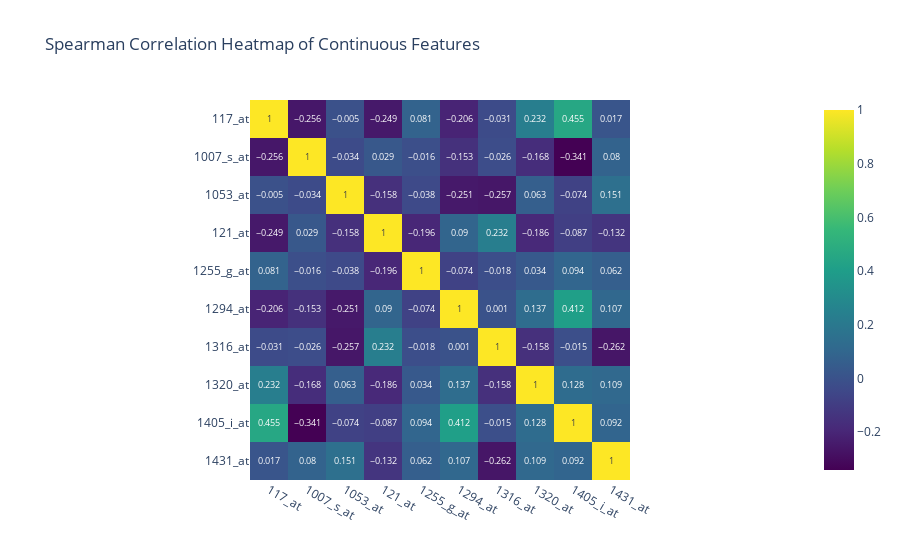

Notebook code for this chart:
### Code cell
# correlation heatmap
spearman_corr_matrix = eda.correlations(sample_df, type="spearman", printout="heatmap")

### Figure 1 — Plotly figure (JSON) as saved in the notebook; plotly's stock layout.template omitted (floating-point values rounded to 4 significant figures)
{"data": [{"coloraxis": "coloraxis", "hovertemplate": "x: %{x}<br>y: %{y}<br>color: %{z}<extra></extra>", "name": "0", "texttemplate": "%{z}", "type": "heatmap", "x": ["117_at", "1007_s_at", "1053_at", "121_at", "1255_g_at", "1294_at", "1316_at", "1320_at", "1405_i_at", "1431_at"], "xaxis": "x", "y": ["117_at", "1007_s_at", "1053_at", "121_at", "1255_g_at", "1294_at", "1316_at", "1320_at", "1405_i_at", "1431_at"], "yaxis": "y", "z": [[1, -0.256, -0.005, -0.249, 0.081, -0.206, -0.031, 0.232, 0.455, 0.017], [-0.256, 1, -0.034, 0.029, -0.016, -0.153, -0.026, -0.168, -0.341, 0.08], [-0.005, -0.034, 1, -0.158, -0.038, -0.251, -0.257, 0.063, -0.074, 0.151], [-0.249, 0.029, -0.158, 1, -0.196, 0.09, 0.232, -0.186, -0.087, -0.132], [0.081, -0.016, -0.038, -0.196, 1, -0.074, -0.018, 0.034, 0.094, 0.062], [-0.206, -0.153, -0.251, 0.09, -0.074, 1, 0.001, 0.137, 0.412, 0.107], [-0.031, -0.026, -0.257, 0.232, -0.018, 0.001, 1, -0.158, -0.015, -0.262], [0.232, -0.168, 0.063, -0.186, 0.034, 0.137, -0.158, 1, 0.128, 0.109], [0.455, -0.341, -0.074, -0.087, 0.094, 0.412, -0.015, 0.128, 1, 0.092], [0.017, 0.08, 0.151, -0.132, 0.062, 0.107, -0.262, 0.109, 0.092, 1]]}], "layout": {"coloraxis": {"colorscale": [[0, "#440154"], [0.1111, "#482878"], [0.2222, "#3e4989"], [0.3333, "#31688e"], [0.4444, "#26828e"], [0.5556, "#1f9e89"], [0.6667, "#35b779"], [0.7778, "#6ece58"], [0.8889, "#b5de2b"], [1, "#fde725"]]}, "title": {"text": "Spearman Correlation Heatmap of Continuous Features"}, "xaxis": {"anchor": "y", "constrain": "domain", "domain": [0, 1], "scaleanchor": "y"}, "yaxis": {"anchor": "x", "autorange": "reversed", "constrain": "domain", "domain": [0, 1]}}}
